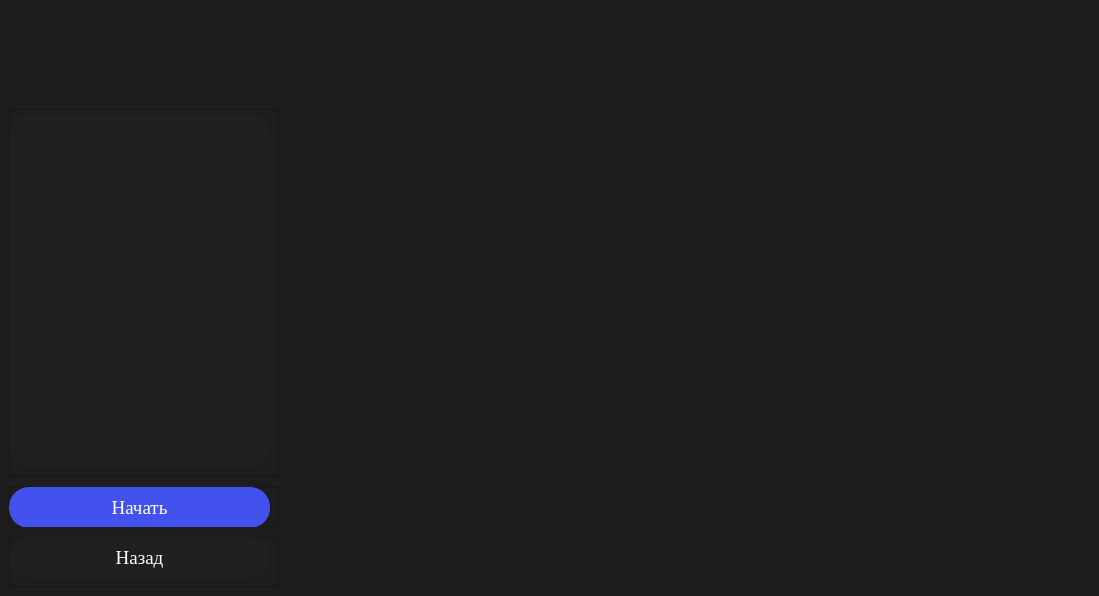
<?xml version="1.0" encoding="UTF-8"?>
<ui version="4.0">
 <class>MainWindow</class>
 <widget class="QMainWindow" name="MainWindow">
  <property name="geometry">
   <rect>
    <x>0</x>
    <y>0</y>
    <width>1099</width>
    <height>596</height>
   </rect>
  </property>
  <property name="windowTitle">
   <string>MainWindow</string>
  </property>
  <property name="styleSheet">
   <string notr="true">background-color: #1D1D1D;</string>
  </property>
  <widget class="QWidget" name="centralwidget">
   <layout class="QVBoxLayout" name="verticalLayout">
    <property name="spacing">
     <number>0</number>
    </property>
    <property name="leftMargin">
     <number>0</number>
    </property>
    <property name="topMargin">
     <number>0</number>
    </property>
    <property name="rightMargin">
     <number>0</number>
    </property>
    <property name="bottomMargin">
     <number>0</number>
    </property>
    <item>
     <widget class="QWidget" name="widget" native="true">
      <property name="minimumSize">
       <size>
        <width>0</width>
        <height>100</height>
       </size>
      </property>
      <property name="maximumSize">
       <size>
        <width>16777215</width>
        <height>100</height>
       </size>
      </property>
     </widget>
    </item>
    <item>
     <widget class="QWidget" name="widget_2" native="true">
      <layout class="QHBoxLayout" name="horizontalLayout">
       <item>
        <widget class="QWidget" name="widget_3" native="true">
         <property name="maximumSize">
          <size>
           <width>270</width>
           <height>16777215</height>
          </size>
         </property>
         <layout class="QVBoxLayout" name="verticalLayout_2">
          <property name="spacing">
           <number>10</number>
          </property>
          <property name="leftMargin">
           <number>0</number>
          </property>
          <property name="topMargin">
           <number>0</number>
          </property>
          <property name="rightMargin">
           <number>0</number>
          </property>
          <property name="bottomMargin">
           <number>0</number>
          </property>
          <item>
           <widget class="QFrame" name="frame_4">
            <property name="enabled">
             <bool>true</bool>
            </property>
            <property name="sizePolicy">
             <sizepolicy hsizetype="Expanding" vsizetype="Expanding">
              <horstretch>0</horstretch>
              <verstretch>0</verstretch>
             </sizepolicy>
            </property>
            <property name="minimumSize">
             <size>
              <width>270</width>
              <height>300</height>
             </size>
            </property>
            <property name="maximumSize">
             <size>
              <width>16777215</width>
              <height>16777215</height>
             </size>
            </property>
            <property name="focusPolicy">
             <enum>Qt::NoFocus</enum>
            </property>
            <property name="frameShape">
             <enum>QFrame::StyledPanel</enum>
            </property>
            <property name="frameShadow">
             <enum>QFrame::Raised</enum>
            </property>
            <layout class="QVBoxLayout" name="verticalLayout_6">
             <property name="leftMargin">
              <number>0</number>
             </property>
             <property name="topMargin">
              <number>5</number>
             </property>
             <property name="bottomMargin">
              <number>9</number>
             </property>
             <item>
              <widget class="QFrame" name="frame_9">
               <property name="minimumSize">
                <size>
                 <width>261</width>
                 <height>50</height>
                </size>
               </property>
               <property name="maximumSize">
                <size>
                 <width>261</width>
                 <height>16777215</height>
                </size>
               </property>
               <property name="focusPolicy">
                <enum>Qt::NoFocus</enum>
               </property>
               <property name="styleSheet">
                <string notr="true">background-color: #202020; /* Замените #CCCCCC на желаемый серый цвет */
color: white;
border-radius: 20px; /* Значение border-radius определяет радиус закругления углов */
</string>
               </property>
               <property name="frameShape">
                <enum>QFrame::StyledPanel</enum>
               </property>
               <property name="frameShadow">
                <enum>QFrame::Raised</enum>
               </property>
               <layout class="QVBoxLayout" name="verticalLayout_4">
                <property name="leftMargin">
                 <number>11</number>
                </property>
                <item>
                 <widget class="QScrollArea" name="scrollArea">
                  <property name="cursor" stdset="0">
                   <cursorShape>ArrowCursor</cursorShape>
                  </property>
                  <property name="focusPolicy">
                   <enum>Qt::ClickFocus</enum>
                  </property>
                  <property name="styleSheet">
                   <string notr="true">QScrollBar {
	height:0px;
	width:0px;
}
</string>
                  </property>
                  <property name="verticalScrollBarPolicy">
                   <enum>Qt::ScrollBarAlwaysOff</enum>
                  </property>
                  <property name="horizontalScrollBarPolicy">
                   <enum>Qt::ScrollBarAlwaysOff</enum>
                  </property>
                  <property name="widgetResizable">
                   <bool>true</bool>
                  </property>
                  <property name="alignment">
                   <set>Qt::AlignLeading|Qt::AlignLeft|Qt::AlignVCenter</set>
                  </property>
                  <widget class="QWidget" name="scrollAreaWidgetContents">
                   <property name="geometry">
                    <rect>
                     <x>0</x>
                     <y>0</y>
                     <width>239</width>
                     <height>326</height>
                    </rect>
                   </property>
                   <property name="cursor">
                    <cursorShape>ArrowCursor</cursorShape>
                   </property>
                  </widget>
                 </widget>
                </item>
               </layout>
              </widget>
             </item>
            </layout>
           </widget>
          </item>
          <item>
           <widget class="QFrame" name="frame">
            <property name="minimumSize">
             <size>
              <width>0</width>
              <height>40</height>
             </size>
            </property>
            <property name="frameShape">
             <enum>QFrame::StyledPanel</enum>
            </property>
            <property name="frameShadow">
             <enum>QFrame::Raised</enum>
            </property>
            <widget class="QPushButton" name="start_button">
             <property name="geometry">
              <rect>
               <x>0</x>
               <y>0</y>
               <width>261</width>
               <height>41</height>
              </rect>
             </property>
             <property name="font">
              <font>
               <family>Times New Roman</family>
               <pointsize>14</pointsize>
              </font>
             </property>
             <property name="cursor">
              <cursorShape>PointingHandCursor</cursorShape>
             </property>
             <property name="mouseTracking">
              <bool>false</bool>
             </property>
             <property name="focusPolicy">
              <enum>Qt::NoFocus</enum>
             </property>
             <property name="styleSheet">
              <string notr="true">QPushButton {
	color: white;
	background-color: #4352ec;
	border-radius: 20px;
}
QPushButton:hover {
	background-color: #427bec;
}
QPushButton:pressed {
	background-color: #3746c5;
}</string>
             </property>
             <property name="text">
              <string>Начать</string>
             </property>
            </widget>
           </widget>
          </item>
          <item>
           <widget class="QFrame" name="frame_8">
            <property name="sizePolicy">
             <sizepolicy hsizetype="Expanding" vsizetype="Expanding">
              <horstretch>0</horstretch>
              <verstretch>0</verstretch>
             </sizepolicy>
            </property>
            <property name="minimumSize">
             <size>
              <width>0</width>
              <height>50</height>
             </size>
            </property>
            <property name="maximumSize">
             <size>
              <width>16777215</width>
              <height>50</height>
             </size>
            </property>
            <property name="focusPolicy">
             <enum>Qt::NoFocus</enum>
            </property>
            <property name="frameShape">
             <enum>QFrame::StyledPanel</enum>
            </property>
            <property name="frameShadow">
             <enum>QFrame::Raised</enum>
            </property>
            <widget class="QPushButton" name="exit_button">
             <property name="geometry">
              <rect>
               <x>0</x>
               <y>0</y>
               <width>261</width>
               <height>41</height>
              </rect>
             </property>
             <property name="font">
              <font>
               <family>Times New Roman</family>
               <pointsize>14</pointsize>
              </font>
             </property>
             <property name="cursor">
              <cursorShape>PointingHandCursor</cursorShape>
             </property>
             <property name="mouseTracking">
              <bool>false</bool>
             </property>
             <property name="focusPolicy">
              <enum>Qt::NoFocus</enum>
             </property>
             <property name="styleSheet">
              <string notr="true">QPushButton {
	color: white;
	background-color: #202020;
    border-radius: 20px;
}
QPushButton:hover {
	background-color: #393939;
}
QPushButton:pressed {
	background-color: #2f2f2f;
}</string>
             </property>
             <property name="text">
              <string>Назад</string>
             </property>
            </widget>
           </widget>
          </item>
         </layout>
        </widget>
       </item>
       <item>
        <widget class="QWidget" name="widget_4" native="true">
         <property name="sizePolicy">
          <sizepolicy hsizetype="Expanding" vsizetype="Expanding">
           <horstretch>0</horstretch>
           <verstretch>0</verstretch>
          </sizepolicy>
         </property>
         <property name="minimumSize">
          <size>
           <width>738</width>
           <height>420</height>
          </size>
         </property>
         <layout class="QVBoxLayout" name="verticalLayout_3">
          <property name="spacing">
           <number>0</number>
          </property>
          <property name="leftMargin">
           <number>0</number>
          </property>
          <property name="topMargin">
           <number>7</number>
          </property>
          <property name="rightMargin">
           <number>0</number>
          </property>
          <property name="bottomMargin">
           <number>11</number>
          </property>
          <item>
           <widget class="QFrame" name="frame_2">
            <property name="sizePolicy">
             <sizepolicy hsizetype="Expanding" vsizetype="Expanding">
              <horstretch>0</horstretch>
              <verstretch>0</verstretch>
             </sizepolicy>
            </property>
            <property name="styleSheet">
             <string notr="true">border-radius: 20px;</string>
            </property>
            <property name="frameShape">
             <enum>QFrame::StyledPanel</enum>
            </property>
            <property name="frameShadow">
             <enum>QFrame::Raised</enum>
            </property>
            <layout class="QVBoxLayout" name="verticalLayout_5">
             <property name="spacing">
              <number>0</number>
             </property>
             <property name="leftMargin">
              <number>0</number>
             </property>
             <property name="topMargin">
              <number>0</number>
             </property>
             <property name="rightMargin">
              <number>0</number>
             </property>
             <property name="bottomMargin">
              <number>0</number>
             </property>
             <item>
              <widget class="QLabel" name="label">
               <property name="sizePolicy">
                <sizepolicy hsizetype="Expanding" vsizetype="Expanding">
                 <horstretch>0</horstretch>
                 <verstretch>0</verstretch>
                </sizepolicy>
               </property>
               <property name="minimumSize">
                <size>
                 <width>0</width>
                 <height>0</height>
                </size>
               </property>
               <property name="styleSheet">
                <string notr="true">border-radius: 20px;</string>
               </property>
               <property name="text">
                <string/>
               </property>
              </widget>
             </item>
            </layout>
           </widget>
          </item>
         </layout>
        </widget>
       </item>
      </layout>
     </widget>
    </item>
   </layout>
  </widget>
 </widget>
 <resources/>
 <connections/>
</ui>
